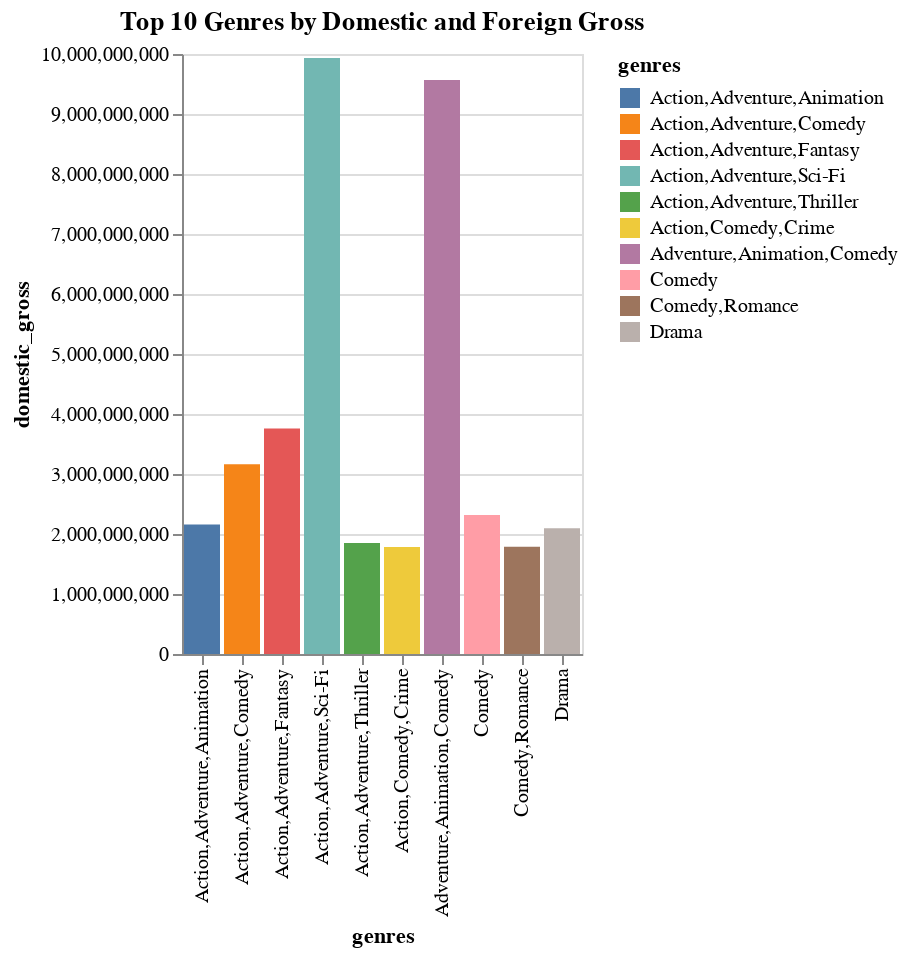

The notebook cell this image was saved under:
### Code cell
# Calculating total domestic and foreign gross for each genre
genre_gross = data.groupby('genres')[['domestic_gross', 'foreign_gross']].sum()

# Sorting by total domestic and foreign gross in descending order
genre_gross_sorted = genre_gross.sort_values(by=['domestic_gross', 'foreign_gross'], ascending=False)

# Selecting top 10 genres
top_10_genres = genre_gross_sorted.head(10)

# Creating a bar chart
import altair as alt
alt.Chart(top_10_genres.reset_index()).mark_bar().encode(
    x='genres',
    y='domestic_gross',
    color='genres'
).properties(
    title='Top 10 Genres by Domestic and Foreign Gross'
)

### Figure 1 — Vega-Lite specification as saved in the notebook (floating-point values rounded to 4 significant figures)
{"config": {"view": {"continuousWidth": 400, "continuousHeight": 300}}, "data": {"name": "data-3e5de81faeefc985c6843dadaccf223b"}, "mark": "bar", "encoding": {"color": {"field": "genres", "type": "nominal"}, "x": {"field": "genres", "type": "nominal"}, "y": {"field": "domestic_gross", "type": "quantitative"}}, "title": "Top 10 Genres by Domestic and Foreign Gross", "$schema": "https://vega.github.io/schema/vega-lite/v4.17.0.json", "datasets": {"data-3e5de81faeefc985c6843dadaccf223b": [{"genres": "Action,Adventure,Sci-Fi", "domestic_gross": 9935000000.0, "foreign_gross": 15070000000.0}, {"genres": "Adventure,Animation,Comedy", "domestic_gross": 9565000000.0, "foreign_gross": 17740000000.0}, {"genres": "Action,Adventure,Fantasy", "domestic_gross": 3758000000.0, "foreign_gross": 8109000000.0}, {"genres": "Action,Adventure,Comedy", "domestic_gross": 3162000000.0, "foreign_gross": 5376000000.0}, {"genres": "Comedy", "domestic_gross": 2318000000.0, "foreign_gross": 2148000000.0}, {"genres": "Action,Adventure,Animation", "domestic_gross": 2157000000.0, "foreign_gross": 4149000000.0}, {"genres": "Drama", "domestic_gross": 2094000000.0, "foreign_gross": 2325000000.0}, {"genres": "Action,Adventure,Thriller", "domestic_gross": 1851000000.0, "foreign_gross": 4748000000.0}, {"genres": "Comedy,Romance", "domestic_gross": 1789000000.0, "foreign_gross": 1593000000.0}, {"genres": "Action,Comedy,Crime", "domestic_gross": 1781000000.0, "foreign_gross": 1267000000.0}]}}
